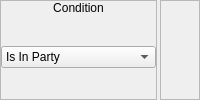
           <widget class="QWidget" name="widget_47" native="true">
            <layout class="QHBoxLayout" name="horizontalLayout_34">
             <property name="spacing">
              <number>3</number>
             </property>
             <property name="margin">
              <number>0</number>
             </property>
             <item>
              <widget class="QFrame" name="frame_35">
               <property name="sizePolicy">
                <sizepolicy hsizetype="Fixed" vsizetype="Preferred">
                 <horstretch>0</horstretch>
                 <verstretch>0</verstretch>
                </sizepolicy>
               </property>
               <property name="frameShape">
                <enum>QFrame::StyledPanel</enum>
               </property>
               <property name="frameShadow">
                <enum>QFrame::Raised</enum>
               </property>
               <layout class="QVBoxLayout" name="verticalLayout_50">
                <property name="spacing">
                 <number>0</number>
                </property>
                <property name="margin">
                 <number>0</number>
                </property>
                <item>
                 <widget class="QLabel" name="label_22">
                  <property name="sizePolicy">
                   <sizepolicy hsizetype="Preferred" vsizetype="Fixed">
                    <horstretch>0</horstretch>
                    <verstretch>0</verstretch>
                   </sizepolicy>
                  </property>
                  <property name="text">
                   <string>Condition</string>
                  </property>
                  <property name="alignment">
                   <set>Qt::AlignCenter</set>
                  </property>
                 </widget>
                </item>
                <item>
                 <widget class="QWidget" name="widget_46" native="true">
                  <layout class="QVBoxLayout" name="verticalLayout_51">
                   <property name="spacing">
                    <number>3</number>
                   </property>
                   <property name="margin">
                    <number>0</number>
                   </property>
                   <item>
                    <widget class="QComboBox" name="hero_cboxCondition">
                     <item>
                      <property name="text">
                       <string>Is In Party</string>
                      </property>
                     </item>
                     <item>
                      <property name="text">
                       <string>Name Is</string>
                      </property>
                     </item>
                     <item>
                      <property name="text">
                       <string>Level Is At Least</string>
                      </property>
                     </item>
                     <item>
                      <property name="text">
                       <string>HP Is At Least</string>
                      </property>
                     </item>
                     <item>
                      <property name="text">
                       <string>Can Use Skill</string>
                      </property>
                     </item>
                     <item>
                      <property name="text">
                       <string>Has Item Equipped</string>
                      </property>
                     </item>
                     <item>
                      <property name="text">
                       <string>Afflicted With Condition</string>
                      </property>
                     </item>
                    </widget>
                   </item>
                  </layout>
                 </widget>
                </item>
               </layout>
              </widget>
             </item>
             <item>
              <widget class="QFrame" name="frame_36">
               <property name="frameShape">
                <enum>QFrame::StyledPanel</enum>
               </property>
               <property name="frameShadow">
                <enum>QFrame::Raised</enum>
               </property>
              </widget>
             </item>
            </layout>
           </widget>
